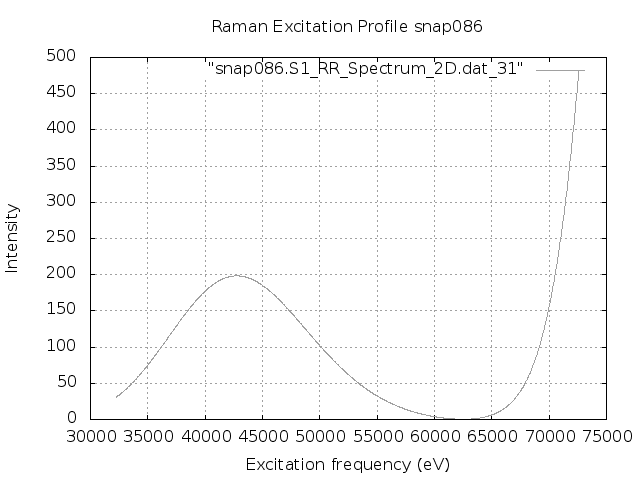

Reproduce this figure in gnuplot.
set terminal png
set output "snap086.S1.REP.png"
set xlabel 'Excitation frequency (eV)'
set ylabel 'Intensity'
set title "Raman Excitation Profile snap086"
set grid
set autoscale
plot "snap086.S1_RR_Spectrum_2D.dat_31" with lines lc "blue"
exit
